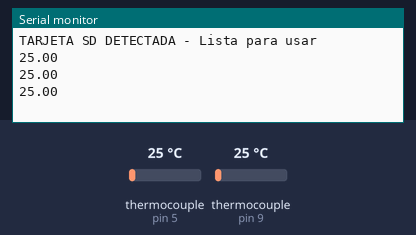
A sketch run on a simulated Arduino Uno, built with avr-gcc and run on an emulated ATmega328P. Shown: the last lines printed to the serial monitor. The inputs (shaded band) are chosen by the test bench; at power-on: thermocouple (sensors on pin 5, pin 9) 25 °C. Storage starts empty.

Above: at 2.8 s.
2.9 s: thermocouple (sensor on pin 5) set to 6 °C
At 5.5 s:
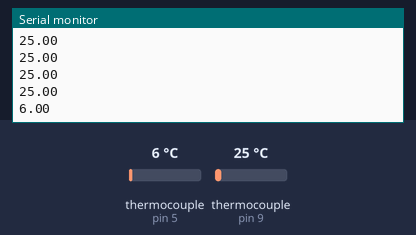
5.6 s: thermocouple (sensor on pin 9) set to 75 °C
At 6.9 s:
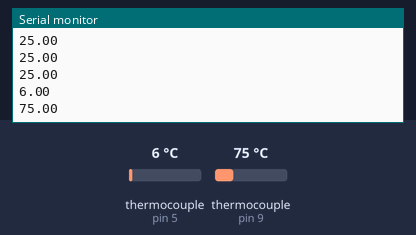
8.3 s: thermocouple (sensor on pin 5) set to 150 °C
At 9.7 s:
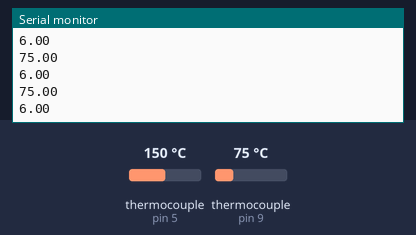
11.0 s: thermocouple (sensor on pin 9) set to 225 °C
At 11.7 s:
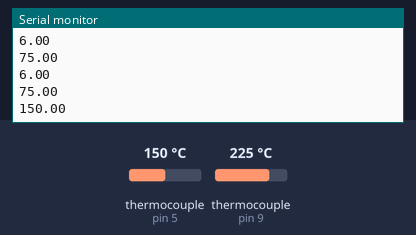
Timing chart, 0 to 14.0 s (numbered marks = the images above; inputs shaded):
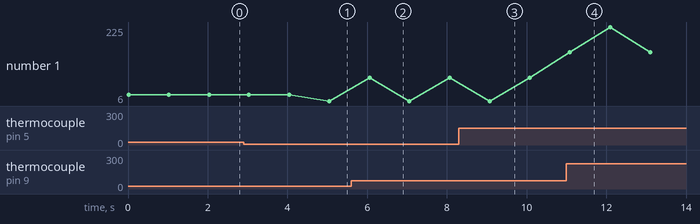

The sketch:

Termocupla_2.ino
```cpp
/*
 PID control with Thermocuple sensor
 Banco de Laboratorio de control
 Aux. David Eduardo Becerra S.
*/
#include "mySD.h"
#include <Thermocouple.h>
#include <MAX6675_Thermocouple.h>

#define SCK_PIN_1 10
#define CS_PIN_1 9
#define SO_PIN_1 8

#define SCK_PIN_2 6
#define CS_PIN_2 5
#define SO_PIN_2 4

#define cssd 2    // Definiendo pines para SD
File myFile;                                      // SD file name


Thermocouple* Load_Thermo;
Thermocouple* Air_Thermo;


// the setup function runs once when you press reset or power the board
void setup() {
Serial.begin(115200);
SPI.begin();
pinMode(cssd, OUTPUT);

//--------------------------------------------------------------------------------------------------------------
  if (SD.begin(cssd))  // Validación status SD
  {
    Serial.println("TARJETA SD DETECTADA - Lista para usar");}
    else{
    Serial.println("TARJETA SD NO DETECTADA - Inserte tarjeta o revise conexión.");
    return;
  }
//--------------------------------------------------------------------------------------------------------------

  Load_Thermo = new MAX6675_Thermocouple(SCK_PIN_1, CS_PIN_1, SO_PIN_1);
  Air_Thermo = new MAX6675_Thermocouple(SCK_PIN_2, CS_PIN_2, SO_PIN_2);
}

// the loop function runs over and over again forever
void loop() {
  // Reads temperature
  const double celsius_load = Load_Thermo->readCelsius();
  const double celsius_air = Air_Thermo->readCelsius();


  // Output of information

  Serial.println(celsius_load);
  delay(1000);
  Serial.println(celsius_air);

  myFile = SD.open("NUCLEO0.txt", FILE_WRITE);
  if (myFile) {
  myFile.println();
  myFile.close(); }// close the file }
  delay(1000); // optionally, only to delay the output of information in the example.
}
```

Measured:
- after the input at 2.9 s, the serial monitor: prints a new line after 2.1 s (image 1)
- after the input at 5.6 s, the serial monitor: prints a new line after 0.46 s (image 2)
- plotted number 1: 25 → 6 after the input at 2.9 s, 6 → 75 after the input at 5.6 s, 75 → 225 after the input at 11.0 s
